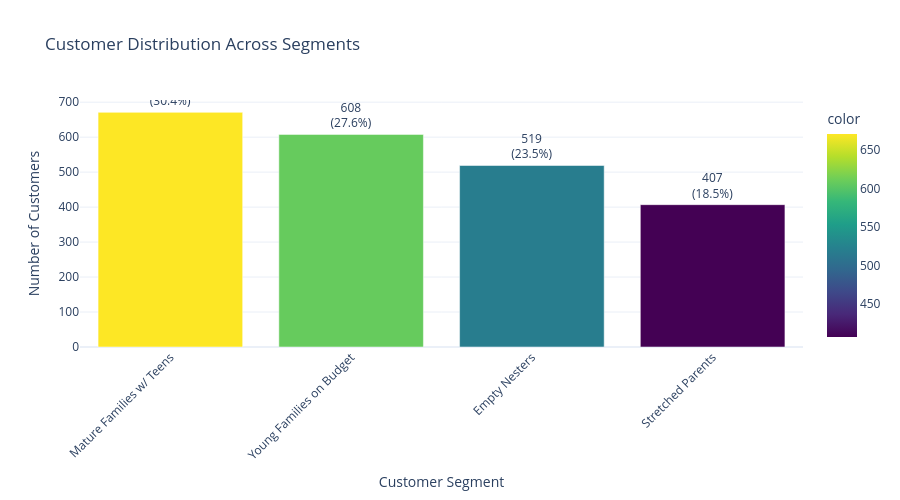

Here is the notebook cell this chart was saved with:
### Markdown cell above
## 6. Visualizations

Now let's create compelling visualizations to showcase the differences between clusters.

### Code cell
# Cluster size distribution
cluster_counts = df['Cluster_Name'].value_counts()
total_count = len(df)
percentages = [(count / total_count * 100) for count in cluster_counts.values]

fig = px.bar(x=cluster_counts.index, y=cluster_counts.values,
             title='Customer Distribution Across Segments',
             labels={'x': 'Customer Segment', 'y': 'Number of Customers'},
             color=cluster_counts.values,
             color_continuous_scale='viridis',
             text=[f'{count}<br>({pct:.1f}%)' for count, pct in zip(cluster_counts.values, percentages)])
fig.update_traces(textposition='outside')
fig.update_layout(showlegend=False, height=500, xaxis_tickangle=-45)
fig.show()

### Figure 1 — Plotly figure (JSON) as saved in the notebook; plotly's stock layout.template omitted (floating-point values rounded to 4 significant figures)
{"data": [{"alignmentgroup": "True", "hovertemplate": "Customer Segment=%{x}<br>Number of Customers=%{y}<br>text=%{text}<br>color=%{marker.color}<extra></extra>", "legendgroup": "", "marker": {"color": [671, 608, 519, 407], "coloraxis": "coloraxis", "pattern": {"shape": ""}}, "name": "", "offsetgroup": "", "orientation": "v", "showlegend": false, "text": ["671<br>(30.4%)", "608<br>(27.6%)", "519<br>(23.5%)", "407<br>(18.5%)"], "textposition": "outside", "x": ["Mature Families w/ Teens", "Young Families on Budget", "Empty Nesters", "Stretched Parents"], "xaxis": "x", "y": [671, 608, 519, 407], "yaxis": "y", "type": "bar"}], "layout": {"xaxis": {"anchor": "y", "domain": [0, 1], "title": {"text": "Customer Segment"}, "tickangle": -45}, "yaxis": {"anchor": "x", "domain": [0, 1], "title": {"text": "Number of Customers"}}, "coloraxis": {"colorbar": {"title": {"text": "color"}}, "colorscale": [[0, "#440154"], [0.1111, "#482878"], [0.2222, "#3e4989"], [0.3333, "#31688e"], [0.4444, "#26828e"], [0.5556, "#1f9e89"], [0.6667, "#35b779"], [0.7778, "#6ece58"], [0.8889, "#b5de2b"], [1, "#fde725"]]}, "legend": {"tracegroupgap": 0}, "title": {"text": "Customer Distribution Across Segments"}, "barmode": "relative", "showlegend": false, "height": 500}}
